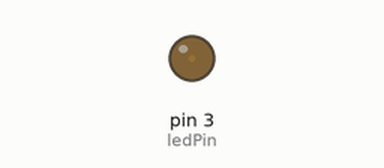
Recording of a sketch running on a simulated Arduino Uno, built with avr-gcc and run on an emulated ATmega328P. Shown: output pins drawn as LEDs (lit = HIGH).

Above: at 0.05 s.
At 1.15 s:
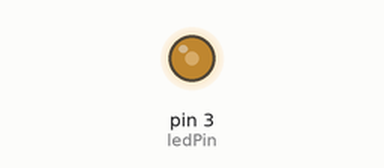
At 2.3 s:
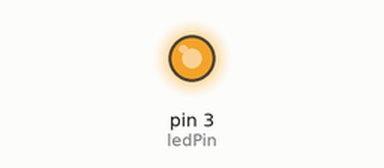
At 4.55 s:
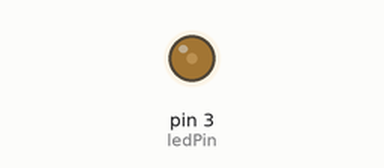
Timing chart, 0 to 6.6 s (numbered marks = the images above):
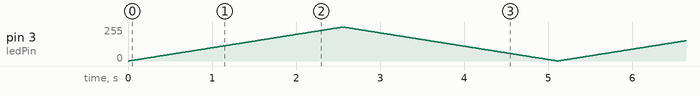

The sketch:

firstForLoop.ino
```cpp
int ledPin = 3;
int ledVal = 0;

void setup() {
  // put your setup code here, to run once:
  pinMode(ledPin, OUTPUT);
  Serial.begin(9600);
}

void loop() {
  // put your main code here, to run repeatedly:

  for (int i = 0; i < 255; i++) {
    ledVal = i;
    analogWrite(ledPin, ledVal);
    delay(10);
  }
  for (int i = 255; i > 0; i--) {
    ledVal = i;
    analogWrite(ledPin, ledVal);
    delay(10);
  }


}
```
